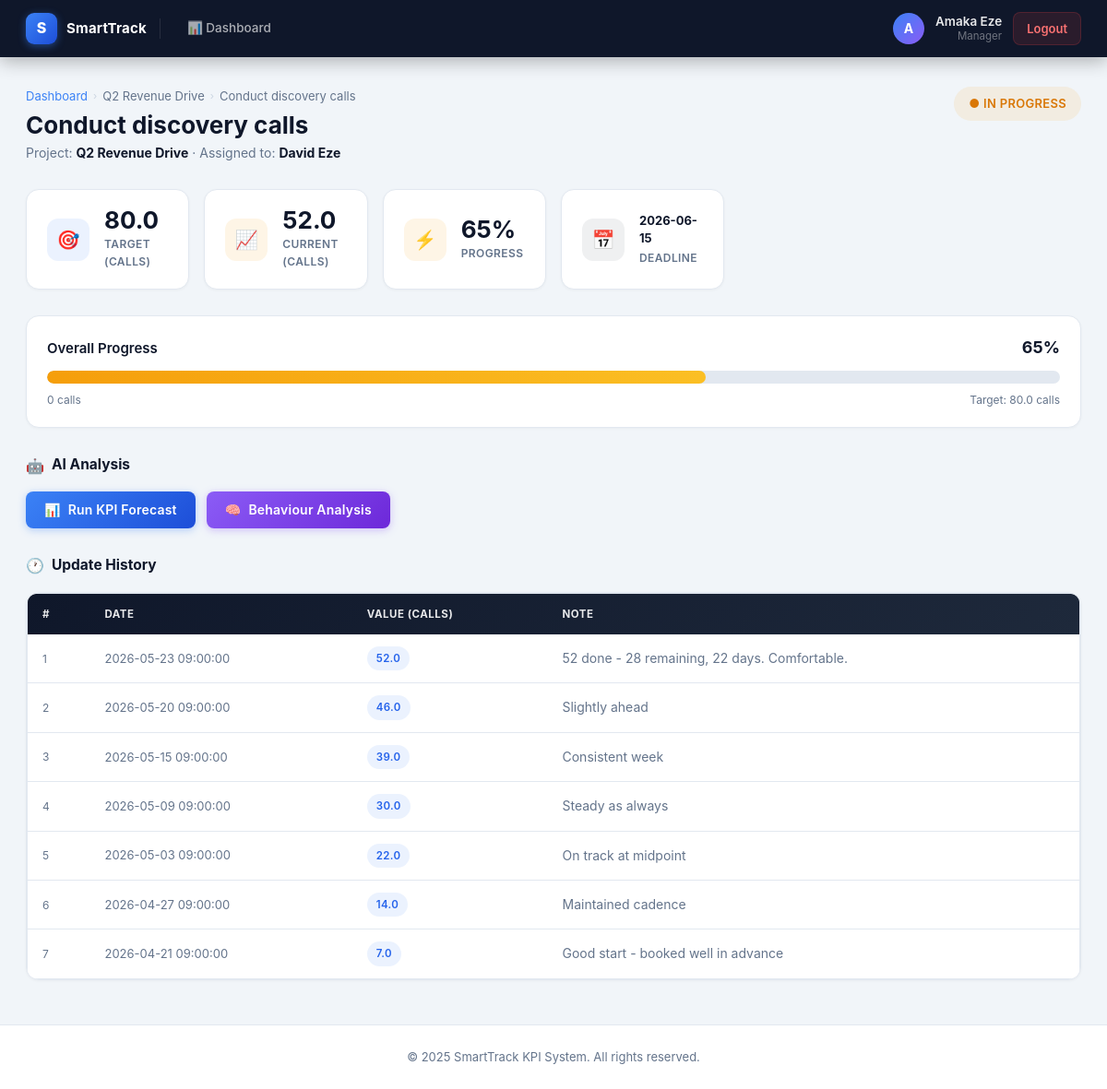
The page /manager/kpi/8 (signed in) on the database its author committed.
### tables this page shows
CREATE TABLE users (
            id            INTEGER PRIMARY KEY AUTOINCREMENT,
            username      TEXT UNIQUE NOT NULL,
            password      TEXT NOT NULL,
            full_name     TEXT NOT NULL,
            role          TEXT NOT NULL CHECK(role IN ('admin','manager','employee')),
            department_id INTEGER REFERENCES departments(id),
            company_id    INTEGER NOT NULL REFERENCES companies(id)
        );

CREATE TABLE projects (
            id            INTEGER PRIMARY KEY AUTOINCREMENT,
            name          TEXT NOT NULL,
            description   TEXT,
            start_date    TEXT NOT NULL,
            end_date      TEXT NOT NULL,
            status        TEXT NOT NULL DEFAULT 'active'
                              CHECK(status IN ('active','completed','archived')),
            created_by    INTEGER REFERENCES users(id),
            department_id INTEGER REFERENCES departments(id),
            company_id    INTEGER NOT NULL REFERENCES companies(id),
            created_at    TEXT DEFAULT (datetime('now'))
        );

CREATE TABLE kpis (
            id            INTEGER PRIMARY KEY AUTOINCREMENT,
            title         TEXT NOT NULL,
            description   TEXT,
            target_value  REAL NOT NULL,
            unit          TEXT NOT NULL,
            deadline      TEXT NOT NULL,
            created_by    INTEGER REFERENCES users(id),
            assigned_to   INTEGER REFERENCES users(id),
            project_id    INTEGER REFERENCES projects(id),
            department_id INTEGER REFERENCES departments(id),
            created_at    TEXT DEFAULT (datetime('now'))
        );

CREATE TABLE kpi_updates (
            id         INTEGER PRIMARY KEY AUTOINCREMENT,
            kpi_id     INTEGER REFERENCES kpis(id),
            value      REAL NOT NULL,
            note       TEXT,
            updated_at TEXT DEFAULT (datetime('now'))
        );

### app.py (the view)
@app.get("/manager/kpi/{kpi_id}", response_class=HTMLResponse)
def mgr_kpi_detail(request: Request, kpi_id: int):
    user = require_role(request, "manager")
    conn = get_conn()
    kpi = conn.execute(
        "SELECT k.*, u.full_name as assignee_name, p.name as project_name "
        "FROM kpis k "
        "JOIN users u ON k.assigned_to = u.id "
        "LEFT JOIN projects p ON k.project_id = p.id "
        "WHERE k.id=? AND k.department_id=?",
        (kpi_id, user["department_id"])
    ).fetchone()
    if not kpi:
        raise HTTPException(status_code=404)
    updates = conn.execute(
        "SELECT * FROM kpi_updates WHERE kpi_id=? ORDER BY updated_at", (kpi_id,)
    ).fetchall()
    conn.close()
    return templates.TemplateResponse("kpi_detail.html",
                                      {"request": request, "user": user,
                                       "kpi": kpi, "updates": updates})

### templates/kpi_detail.html (shortened to what this page needs)
{% extends "base.html" %}
{% block content %}
{% set ns = namespace(current=0, last_date='Never') %}
{% for u in updates %}
    {% set ns.current = u['value'] %}
    {% set ns.last_date = u['updated_at'] %}
{% endfor %}
{% set target   = kpi['target_value'] if kpi['target_value'] else 1 %}
{% set pct_raw  = (ns.current / target * 100) %}
{% set pct      = pct_raw if pct_raw <= 100 else 100 %}
{% set achieved = ns.current >= kpi['target_value'] and updates|length > 0 %}
<div class="page-header">
    <div>
        <div class="breadcrumb">
            <a href="/{{ user['role'] }}/dashboard">Dashboard</a>
            <span class="breadcrumb-sep">›</span>
            <span>{{ kpi['project_name'] or 'KPI' }}</span>
            <span class="breadcrumb-sep">›</span>
            <span>{{ kpi['title'] }}</span>
        </div>
        <h1 class="page-header-title">{{ kpi['title'] }}</h1>
        <p class="page-header-subtitle">
            Project: <strong>{{ kpi['project_name'] or '—' }}</strong>
            {% if kpi['assignee_name'] %} · Assigned to: <strong>{{ kpi['assignee_name'] }}</strong>{% endif %}
        </p>
    </div>
    <div class="page-header-actions">
        {% if updates|length == 0 %}
        <span class="badge badge-gray" style="font-size:13px; padding:8px 16px;">No Updates Yet</span>
        {% elif achieved %}
        <span class="badge badge-success" style="font-size:13px; padding:8px 16px;">✓ Achieved</span>
        {% else %}
        <span class="badge badge-warning" style="font-size:13px; padding:8px 16px;">● In Progress</span>
        {% endif %}
    </div>
</div>
<div class="stats-grid" style="grid-template-columns: repeat(auto-fill, minmax(160px, 1fr));">
    <div class="stat-card">
        <div class="stat-icon si-blue">🎯</div>
        <div>
            <div class="stat-value">{{ kpi['target_value'] }}</div>
            <div class="stat-label">Target ({{ kpi['unit'] }})</div>
        </div>
    </div>
    <div class="stat-card">
        <div class="stat-icon {{ 'si-green' if achieved else ('si-amber' if pct >= 50 else 'si-red') }}">📈</div>
        <div>
            <div class="stat-value">{{ ns.current if updates|length > 0 else '—' }}</div>
            <div class="stat-label">Current ({{ kpi['unit'] }})</div>
        </div>
    </div>
    <div class="stat-card">
        <div class="stat-icon {{ 'si-green' if pct >= 80 else ('si-amber' if pct >= 50 else 'si-red') }}">⚡</div>
        <div>
            <div class="stat-value">{{ pct | int }}%</div>
            <div class="stat-label">Progress</div>
        </div>
    </div>
    <div class="stat-card">
        <div class="stat-icon si-navy">📅</div>
        <div>
            <div class="stat-value" style="font-size:13px; line-height:1.4;">{{ kpi['deadline'] or '—' }}</div>
            <div class="stat-label">Deadline</div>
        </div>
    </div>
</div>
<div class="card" style="margin-bottom:24px;">
    <div class="card-body">
        <div style="display:flex; justify-content:space-between; align-items:center; margin-bottom:10px;">
            <span style="font-weight:600; font-size:15px; color:var(--text-primary);">Overall Progress</span>
            <span style="font-weight:700; font-size:18px;">{{ pct | int }}%</span>
        </div>
        <div class="progress-bar" style="height:14px;">
            <div class="progress-fill {{ 'pf-success' if achieved else ('pf-warning' if pct >= 50 else 'pf-danger') }}"
                 style="width:{{ pct }}%;"></div>
        </div>
        <div style="display:flex; justify-content:space-between; margin-top:8px; font-size:12px; color:var(--text-secondary);">
            <span>0 {{ kpi['unit'] }}</span>
            <span>Target: {{ kpi['target_value'] }} {{ kpi['unit'] }}</span>
        </div>
    </div>
</div>
<div class="section-header">
    <h2 class="section-title"><span class="section-icon">🤖</span> AI Analysis</h2>
</div>
<div style="display:flex; gap:12px; margin-bottom:20px; flex-wrap:wrap;">
    <button class="btn-ai" id="btn-forecast" onclick="runForecast()">
        <span id="forecast-btn-icon">📊</span> Run KPI Forecast
    </button>
    <button class="btn-ai btn-ai-purple" id="btn-behaviour" onclick="runBehaviour()">
        <span id="behaviour-btn-icon">🧠</span> Behaviour Analysis
    </button>
</div>
<div class="section-header">
    <h2 class="section-title"><span class="section-icon">🕐</span> Update History</h2>
</div>
{% if updates %}
<div class="card">
    <div class="table-wrap">
        <table>
            <thead>
                <tr>
                    <th>#</th>
                    <th>Date</th>
                    <th>Value ({{ kpi['unit'] }})</th>
                    <th>Note</th>
                </tr>
            </thead>
            <tbody>
                {% set rev = updates | reverse | list %}
                {% for update in rev %}
                <tr>
                    <td style="color:var(--text-secondary); font-size:12px;">{{ loop.index }}</td>
                    <td style="color:var(--text-secondary); font-size:13px; white-space:nowrap;">{{ update['updated_at'] }}</td>
                    <td><span class="badge badge-primary">{{ update['value'] }}</span></td>
                    <td>{{ update['note'] or '—' }}</td>
                </tr>
                {% endfor %}
            </tbody>
        </table>
    </div>
</div>
{% else %}
<div class="empty-state">
    <span class="empty-icon">📝</span>
    <h4>No updates yet</h4>
    <p>{% if user['role'] == 'employee' %}Log your first progress update using the form above.{% else %}The employee hasn't logged any updates yet.{% endif %}</p>
</div>
{% endif %}
{% endblock %}

### templates/base.html (shortened to what this page needs)
<!DOCTYPE html>
<html lang="en">
<head>
    <link rel="stylesheet" href="{{ url_for('static', path='style.css') }}?v=20">
</head>
<body class="{% block body_class %}{% endblock %}">
    {% set auth_paths = ['/', '/login', '/register', '/signup'] %}
    {% if request.url.path not in auth_paths %}
    <nav class="navbar">
        <div class="navbar-brand">
            <div class="navbar-logo">S</div>
            <span class="navbar-title">SmartTrack</span>
        </div>
        <div class="navbar-links">
            {% if request.session.get('user_id') and user %}
            <a href="/{{ user['role'] }}/dashboard">
                📊 Dashboard
            </a>
            {% endif %}
        </div>
        <div class="navbar-user">
            {% if request.session.get('user_id') and user %}
            <div class="user-avatar">{{ user['full_name'][0] | upper if user['full_name'] else 'U' }}</div>
            <div class="user-info">
                <div class="user-name-text">{{ user['full_name'] }}</div>
                <div class="user-role-text">{{ user['role'] | title }}</div>
            </div>
            <a href="/logout" class="btn-logout">Logout</a>
            {% endif %}
        </div>
    </nav>
    {% endif %}
    <main>
        {% block content %}{% endblock %}
    </main>
    {% if request.url.path not in auth_paths %}
    <footer>
        <p>&copy; 2025 SmartTrack KPI System. All rights reserved.</p>
    </footer>
    {% endif %}
</body>
</html>

### rows shown on the page
users: full_name "A", full_name "Amaka Eze", role "Manager"
projects: name "Q2 Revenue Drive"
kpis: title "Conduct discovery calls", target_value "80.0", unit "CALLS", deadline "2026-06-15", unit "calls"
users: assignee_name "David Eze"
kpi_updates: value "52.0", updated_at "2026-05-23 09:00:00", note "52 done - 28 remaining, 22 days. Comfortable."
kpi_updates: updated_at "2026-05-20 09:00:00", value "46.0", note "Slightly ahead"
kpi_updates: updated_at "2026-05-15 09:00:00", value "39.0", note "Consistent week"
kpi_updates: updated_at "2026-05-09 09:00:00", value "30.0", note "Steady as always"
kpi_updates: updated_at "2026-05-03 09:00:00", value "22.0", note "On track at midpoint"
kpi_updates: updated_at "2026-04-27 09:00:00", value "14.0", note "Maintained cadence"
kpi_updates: updated_at "2026-04-21 09:00:00", value "7.0", note "Good start - booked well in advance"

### other values the page prints
{{ pct | int }} "65"
